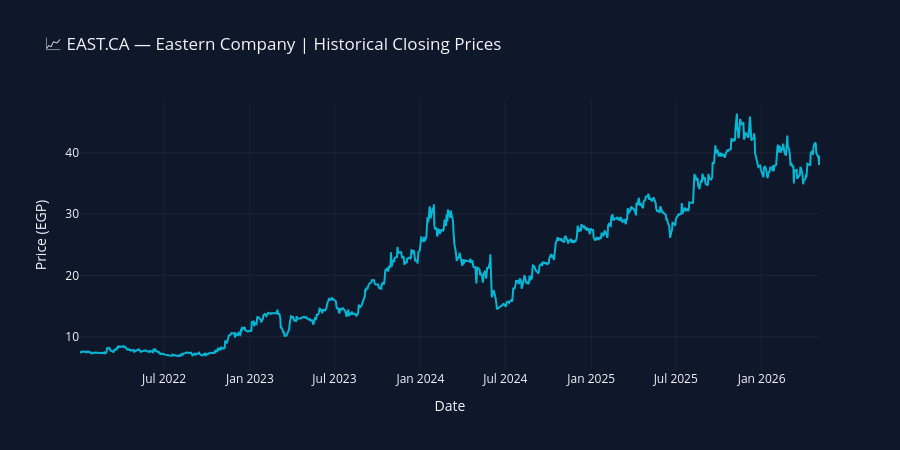

The notebook cell this image was saved under:
### Markdown cell above
---
## 📊 Section 5: Exploratory Data Analysis (EDA)

### Code cell
# Historical price chart
fig = go.Figure()

fig.add_trace(go.Scatter(
    x=prices.index,
    y=prices.values,
    mode="lines",
    name="Closing Price",
    line=dict(color="#06b6d4", width=2)
))

fig.update_layout(
    title=f"📈 {TICKER} — {EGX30.get(TICKER)} | Historical Closing Prices",
    xaxis_title="Date",
    yaxis_title="Price (EGP)",
    template="plotly_dark",
    paper_bgcolor="#0f172a",
    plot_bgcolor="#0f172a",
    height=450,
    xaxis=dict(gridcolor="rgba(255,255,255,0.05)"),
    yaxis=dict(gridcolor="rgba(255,255,255,0.05)")
)

fig.show()

### Figure 1 — Plotly figure (JSON) as saved in the notebook; plotly's stock layout.template omitted (floating-point values rounded to 4 significant figures; data arrays with more than 128 entries replaced by an {"elided": "..."} marker saying what was removed)
{"data": [{"line": {"color": "#06b6d4", "width": 2}, "mode": "lines", "name": "Closing Price", "type": "scatter", "x": {"elided": "1051 str values"}, "y": {"elided": "1051 float values"}}], "layout": {"height": 450, "paper_bgcolor": "#0f172a", "plot_bgcolor": "#0f172a", "title": {"text": "📈 EAST.CA — Eastern Company | Historical Closing Prices"}, "xaxis": {"gridcolor": "rgba(255,255,255,0.05)", "title": {"text": "Date"}}, "yaxis": {"gridcolor": "rgba(255,255,255,0.05)", "title": {"text": "Price (EGP)"}}}}
